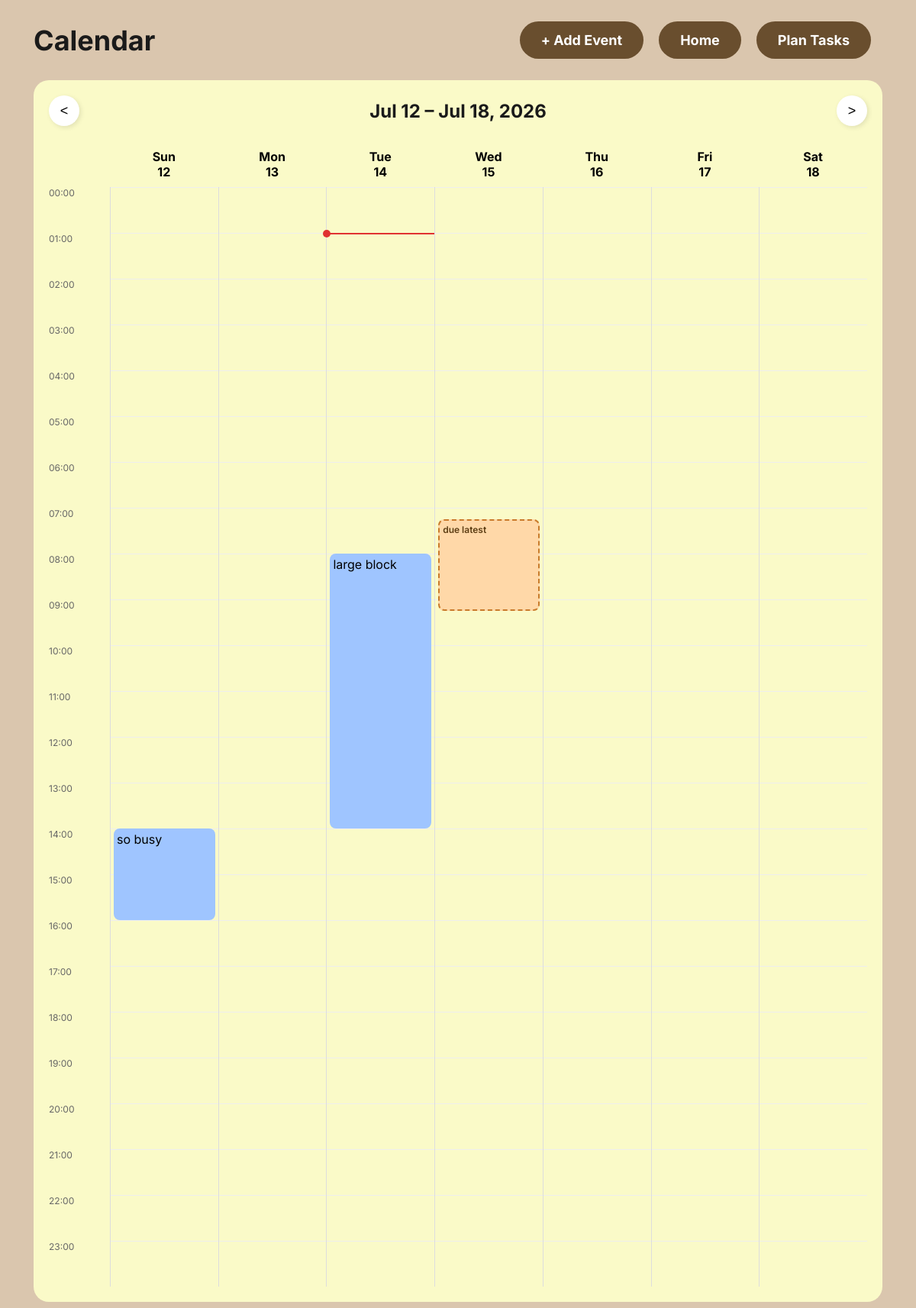
Screenshot of /calendar/ with the database file from the repository.
### tables this page shows
CREATE TABLE "events" (
	`id`	INTEGER PRIMARY KEY AUTOINCREMENT,
	`title`	TEXT,
	`date`	TEXT,
	`start`	TEXT,
	`end`	TEXT,
	`details`	TEXT
);

CREATE TABLE "tasks" (
	`id`	INTEGER PRIMARY KEY AUTOINCREMENT,
	`title`	TEXT,
	`assignedTo`	TEXT,
	`createdBy`	TEXT,
	`details`	TEXT,
	`priority`	TEXT,
	`status`	TEXT,
	`due_date`	TEXT,
	`duration`	INTEGER,
	`scheduled_date`	TEXT,
	`scheduled_start`	TEXT,
	`scheduled_end`	TEXT,
	`scheduled`	INTEGER DEFAULT 0
, parent_id INTEGER);

### backend.py (the view)
@app.route("/calendar/")
def display_calendar():
    hours = [f"{i:02d}:00" for i in range(24)]
    offset = int(request.args.get("offset", 0))
    week, title = curr_week(offset)
    today = datetime.today()
    days_since_sunday = (today.weekday() + 1) % 7
    current_sunday = (today - timedelta(days=days_since_sunday))
    week_start = (current_sunday + timedelta(weeks=offset))
    week = [week_start + timedelta(days=i) for i in range(7)]
    events = curr_events(week_start)
    scheduled_tasks = curr_scheduled_tasks(week_start)
    return render_template("calendar.html", hours = hours, week = week, events = events, title = title, offset = offset, tasks=get_unscheduled_tasks(), scheduled_tasks = scheduled_tasks)

### backend.py (called while the page is built)
def get_unscheduled_tasks():
    conn = sqlite3.connect("tasks.db")
    tasks = conn.execute("""
        SELECT
            id,
            title,
            duration,
            priority
        FROM tasks
        WHERE scheduled = 0
        ORDER BY priority DESC
    """).fetchall()
    conn.close()
    return tasks

def curr_week(offset):
    today = datetime.today()
    days_since_sunday = (today.weekday() + 1) % 7
    week_start = today - timedelta(days=days_since_sunday)
    week_start += timedelta(weeks=offset)
    week = []
    for i in range(7):
        week.append(week_start + timedelta(days=i))
    start = week[0]
    end = week[-1]
    title = f"{start.strftime('%b %d')} – {end.strftime('%b %d, %Y')}"
    return week, title

### templates/calendar.html (shortened to what this page needs)
<!doctype html>
<html>
	<head>
		<link rel="stylesheet" href = "/static/calendar_design.css">
	</head>
	<body>
		<div class="calendar-page">
			<div class="calendar-header">
				<h1>Calendar</h1>
				<div class="header-nav">
					<a href = {{ url_for("add_event") }}>
						<button class="add-event-btn">
							+ Add Event
						</button>
					<a href= {{url_for("homepage")}}>
						<button class="add-event-btn">
							Home
						</button>
					<button class="add-event-btn" id="planBtn">
						Plan Tasks
					</button>
				</div>
			</div>
			<div class="calendar-layout">
				<main class="calendar-container">
					<div class="month-bar">
						<a class= "shift_week" href = {{ url_for('display_calendar', offset = offset-1)}}>
							<button>&lt;</button>
						</a>
						<h2>{{ title }}</h2>
						<a class = "shift_week" href = {{ url_for('display_calendar', offset = offset+1)}}>
							<button>&gt;</button>
						</a>
					</div>
					<div class="week-view">
						<div class="corner"></div>
						{% for day in week %}
							<div class="day-header">
								{{ day.strftime("%a") }}
								<br>
								{{ day.day }}
							</div>
						{% endfor %}
						<div class="time-column">
							{% for hour in hours %}
								<div class="hour-label">
									{{ hour }}
								</div>
							{% endfor %}
						</div>
						{% for day in week %}
							<div class="day-column" data-date="{{ day.strftime('%Y-%m-%d') }}">
								{% for hour in hours %}
									<div
										class="hour-slot"
										data-date="{{ day.strftime('%Y-%m-%d') }}"
										data-time="{{ hour }}"
									>
									</div>
								{% endfor %}
								{% for event in events.get(day.strftime("%Y-%m-%d"), []) %}
									<div
										class="event-block"
										data-id="{{ event.id }}"
										data-title="{{ event.title }}"
										data-date="{{ event.date }}"
										data-start="{{ event.start }}"
										data-end="{{ event.end }}"
										data-details="{{ event.details }}"
										onclick="showEvent(this)"
										style="
											top: {{ event.top }}px;
											height: {{ event.height }}px;
										"
									>
										{{ event.title }}
									</div>
								{% endfor %}
								{% for task in scheduled_tasks.get(day.strftime("%Y-%m-%d"), []) %}
									<div
										class="task-block"
										data-id="{{ task.id }}"
										data-title="{{ task.title }}"
										data-assignedto="{{ task.assignedTo }}"
										data-createdby="{{ task.createdBy }}"
										data-details="{{ task.details }}"
										data-priority="{{ task.priority }}"
										data-status="{{ task.status }}"
										data-duedate="{{ task.due_date }}"
										data-duration="{{ task.duration }}"
										data-date="{{ task.date }}"
										data-start="{{ task.start }}"
										data-end="{{ task.end }}"
										onclick="showTask(this)"
										style="
											top: {{ task.top }}px;
											height: {{ task.height }}px;
										"
									>
										{{ task.title }}
									</div>
								{% endfor %}
							</div>
						{% endfor %}
					</div>
				</main>
			</div>
		</div>
	</body>
</html>

### static/calendar_design.css (style rules this page uses)
*, *::before, *::after { box-sizing: border-box; }
html, body { margin: 0; padding: 0; font-family: "Inter", sans-serif; background-color: #DAC6AE; min-height: 100vh; }
.calendar-header { display: flex; justify-content: space-between; align-items: center; padding: 28px 44px; }
.calendar-header h1 { margin: 0; font-size: 36px; font-weight: bold; color: #1a1a1a; }
.header-nav { display: flex; gap: 20px; margin-right: 15px; }
.add-event-btn { border: none; background-color: #694E2E; color: white; border-radius: 30px; padding: 14px 28px; font-size: 18px; font-weight: bold; cursor: pointer; font-family: "Inter"; transition: transform 0.15s; }
.calendar-page { padding-bottom: 50px; }
.calendar-layout { display: flex; gap: 28px; padding: 0 44px; align-items: flex-start; }
.calendar-container { flex: 1; background-color: #FAFAC8; border-radius: 20px; padding: 20px; min-height: 620px; }
.month-bar { display: flex; justify-content: space-between; align-items: center; margin-bottom: 20px; }
.month-bar h2 { margin: 0; font-size: 24px; color: #1a1a1a; }
.month-bar a button { width: 40px; height: 40px; border: none; background-color: white; border-radius: 50%; font-size: 18px; cursor: pointer; box-shadow: 2px 2px 6px rgba(0,0,0,0.1); }
.week-view { display: grid; grid-template-columns: 80px repeat(7, 1fr); }
.corner { height: 50px; }
.day-header { text-align: center; font-weight: bold; padding: 10px; background: #FAFAC8; }
.time-column { display: flex; flex-direction: column; }
.hour-label { height: 60px; font-size: 12px; color: #666; }
.day-column { position: relative; height: 1440px; border-left: 1px solid #ddd; }
.hour-slot { height: 60px; border-top: 1px solid #eee; }
.event-block { position: absolute; left: 4px; right: 4px; background: #9FC5FF; border-radius: 8px; padding: 4px; overflow: hidden; }
.task-block { position: absolute; left: 4px; right: 4px; background: #FFD8A8; border: 2px dashed #C97A2B; border-radius: 8px; padding: 4px; overflow: hidden; font-size: 12px; font-weight: 600; color: #5c3d13; cursor: pointer; }
.task-block.locked { cursor: default; }

### rows the page displays
events: title "so busy"
events: title "large block"
tasks: title "due latest"

### other values shown
{{ title }} "Jul 12 – Jul 18, 2026"
{{ day.strftime("%a") }} "Sun" "Mon" "Tue" "Wed" "Thu" "Fri" "Sat"
{{ day.day }} "12" "13" "14" "15" "16" "17" "18"
{{ hour }} "00:00" "01:00" "02:00" "03:00" "04:00" "05:00" "06:00" "07:00" "08:00" "09:00" "10:00" "11:00" "12:00" "13:00" "14:00" "15:00" "16:00" "17:00" "18:00" "19:00" "20:00" "21:00" "22:00" "23:00"
